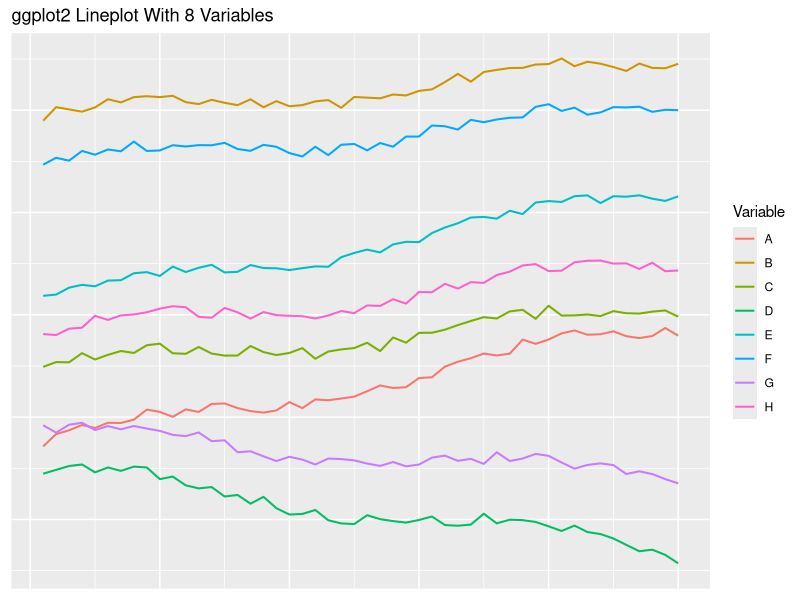
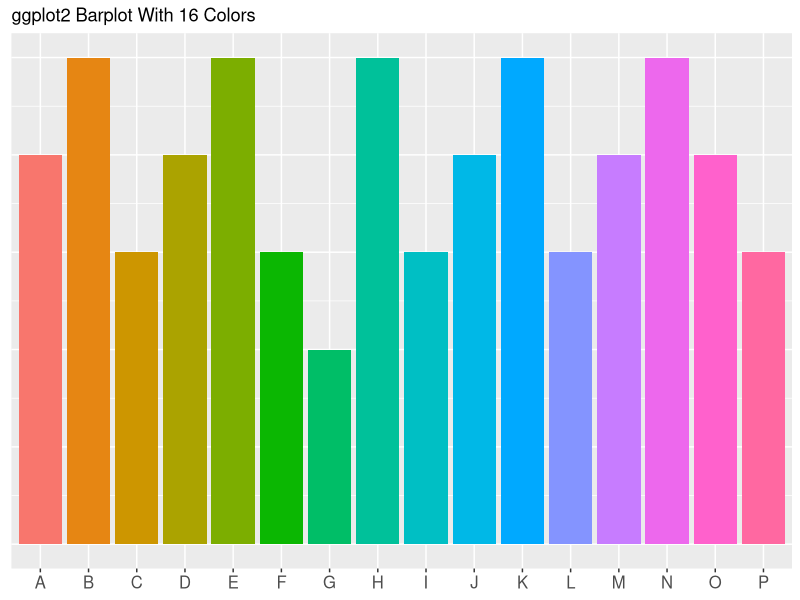

Source code (R) for these figures, in order:
## ---- chunk 1
library(tidyverse)
library(magrittr)
library(readxl)
library(ggplot2)
## ---- chunk 2
library(tidyverse)
library(magrittr)
library(ggplot2)

time_steps <- 50
num_vars <- 8
line_data <- tibble(time=rep(1:time_steps, num_vars),
                    count=runif(time_steps*num_vars,1,7) + rep(runif(num_vars,1,200), each=time_steps),
                    var_n=rep(LETTERS[1:num_vars], each=time_steps))
line_data %<>% group_by(var_n) %>%
  mutate(count = count + (time^(1.03))*runif(1,-1,1)*50/time_steps) %>%
  ungroup() %>%
  mutate(count = count + 5*sin(time/5) + time^(1.03)/10)

a <- ggplot(line_data, aes(x=time, y=count, color=var_n)) +
  geom_line(size=0.7) +
  labs(title="ggplot2 Lineplot With 8 Variables",
       color="Variable") +
  theme(axis.title.x = element_blank(),
        axis.text.x = element_blank(),
        axis.title.y = element_blank(),
        axis.text.y = element_blank(),
        axis.ticks.x = element_blank(),
        axis.ticks.y = element_blank())
ggsave(a, filename="ggplotLine16.png", width=5, height=3)
## ---- chunk 3
library(tidyverse)
library(magrittr)
library(ggplot2)

bar_data <- tibble(item=c("A","B","C","D","E","F","G","H","I","J","K","L","M","N","O","P"), count=c(4,5,3,4,5,3,2,5,3,4,5,3,4,5,4,3))
bar_data$item <- factor(bar_data$item,levels = c("A","B","C","D","E","F","G","H","I","J","K","L","M","N","O","P"))

a <- ggplot(bar_data, aes(x=item, y=count, fill=item)) +
  geom_bar(stat="identity") +
  labs(title="ggplot2 Barplot With 16 Colors") +
  theme(axis.title.x = element_blank(),
        axis.text.x = element_text(size=12),
        axis.title.y = element_blank(),
        axis.text.y = element_blank(),
        legend.position = "none",
        axis.ticks.y = element_blank())
ggsave(a, filename="ggplotStandard16.png", width=5, height=3)
